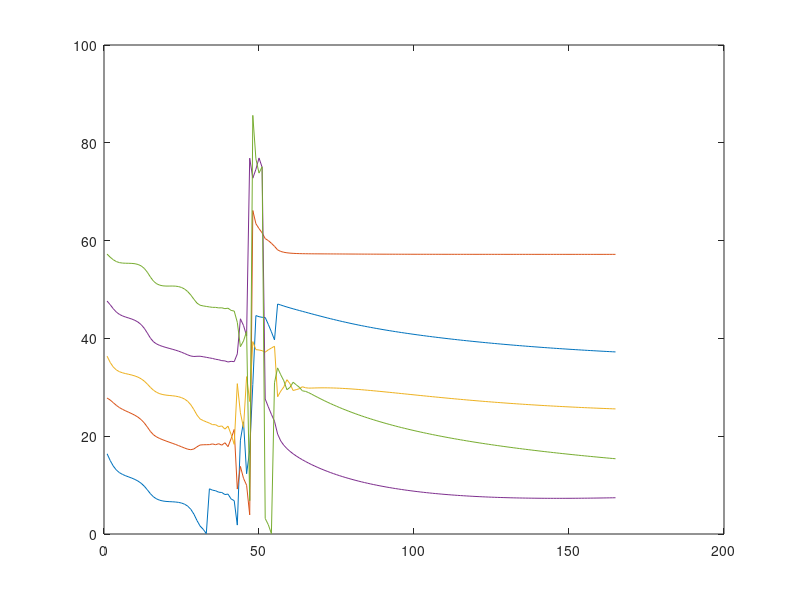

MATLAB code to generate this figure:
clc 
clear
m=0.9;
i=1;
a_m=[18; 28; 38; 48; 58];
delta(5,1)=0;
i_matrix(:,1)=0;
a1_matrix(:,1)=0;
a2_matrix(:,1)=0;
a3_matrix(:,1)=0;
a4_matrix(:,1)=0;
a5_matrix(:,1)=0;
while true
    jacob=[-sind(a_m(1,1)) -sind(a_m(2,1)) -sind(a_m(3,1)) -sind(a_m(4,1)) -sind(a_m(5,1));...
        -5*sind(5*a_m(1,1)) -5*sind(5*a_m(2,1)) -5*sind(5*a_m(3,1)) -5*sind(5*a_m(4,1)) -5*sind(5*a_m(5,1));...
        -7*sind(7*a_m(1,1)) -7*sind(7*a_m(2,1)) -7*sind(7*a_m(3,1)) -7*sind(7*a_m(4,1)) -7*sind(7*a_m(5,1));...
        -11*sind(11*a_m(1,1)) -11*sind(11*a_m(2,1)) -11*sind(11*a_m(3,1)) -11*sind(11*a_m(4,1)) -11*sind(11*a_m(5,1));...
        -13*sind(13*a_m(1,1)) -13*sind(13*a_m(2,1)) -13*sind(13*a_m(3,1)) -13*sind(13*a_m(4,1)) -13*sind(13*a_m(5,1))];
    B_func=[5*m; 0; 0; 0; 0];
    F_func=[cosd(a_m(1,1))+cos(a_m(2,1))+cosd(a_m(3,1))+cosd(a_m(4,1))+cosd(a_m(5,1));...
        cosd(5*a_m(1,1))+cosd(5*a_m(2,1))+cosd(5*a_m(3,1))+cosd(5*a_m(4,1))+cosd(5*a_m(5,1));...
        cosd(7*a_m(1,1))+cosd(7*a_m(2,1))+cosd(7*a_m(3,1))+cosd(7*a_m(4,1))+cosd(7*a_m(5,1));...
        cosd(11*a_m(1,1))+cosd(11*a_m(2,1))+cosd(11*a_m(3,1))+cosd(11*a_m(4,1))+cosd(11*a_m(5,1));...
        cosd(13*a_m(1,1))+cosd(13*a_m(2,1))+cosd(13*a_m(3,1))+cosd(13*a_m(4,1))+cosd(13*a_m(5,1))];
    delta=jacob\(B_func-F_func);
    a_m=acosd(abs(cosd(a_m+delta)));
    i_matrix(i,1)=i;
    a1_matrix(i,1)=a_m(1,1);
    a2_matrix(i,1)=a_m(2,1);
    a3_matrix(i,1)=a_m(3,1);
    a4_matrix(i,1)=a_m(4,1);
    a5_matrix(i,1)=a_m(5,1);
    if max(abs(delta))<0.057
        break
    end
    i=i+1;
end
display(sort(a_m)); 
plot(i_matrix,a1_matrix,i_matrix,a2_matrix,i_matrix,a3_matrix,i_matrix,a4_matrix,i_matrix,a5_matrix)
a=a_m(1,1);
b=a_m(2,1);
c=a_m(3,1);
d=a_m(4,1);
e=a_m(5,1);
t=10;